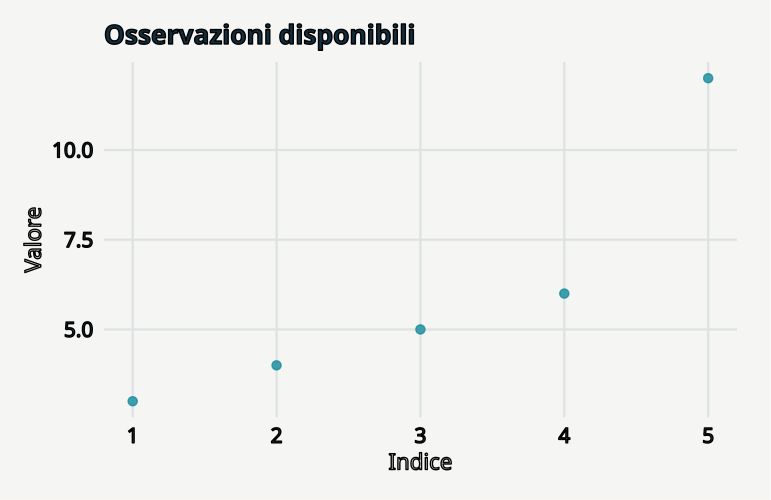

Write the R code that produced this figure.
# GeoStat Lab — funzioni comuni. R >= 4.3; ggplot2 >= 3.4; jsonlite.
suppressPackageStartupMessages(library(ggplot2))
col_geo <- c('#168B9C','#BC5B35','#7054A4','#A17B19','#227864','#64748B')
theme_set(theme_minimal(base_size=17, base_family='sans') + theme(
  plot.background=element_rect(fill='#F5F6F3',colour=NA),
  panel.background=element_rect(fill='#F5F6F3',colour=NA),
  panel.grid.minor=element_blank(),panel.grid.major=element_line(colour='#DCE3E2'),
  plot.title=element_text(size=19,face='bold',colour='#122D3B'),
  plot.subtitle=element_text(size=13,colour='#405560',margin=margin(b=12)),
  axis.text=element_text(size=15,colour='#273E4A'),axis.title=element_text(size=16),
  legend.position='bottom',legend.title=element_blank(),legend.text=element_text(size=14),
  strip.text=element_text(size=15,face='bold'),plot.margin=margin(18,24,18,18)))
metric <- function(...) data.frame(grandezza=names(c(...)),valore=as.character(c(...)),check.names=FALSE)
f <- function(x,d=3) {out<-formatC(x,digits=d,format='fg');out[!is.finite(x)]<-'Non definito';out}
line_plot <- function(d,x='x',y='y',title='',xl=x,yl=y,group=NULL) {
 p<-ggplot(d,aes(x=.data[[x]],y=.data[[y]]))
 if(is.null(group)) p<-p+geom_line(colour=col_geo[1],linewidth=1.05) else p<-p+aes(colour=.data[[group]],group=.data[[group]])+geom_line(linewidth=1)+scale_colour_manual(values=col_geo)
 p+labs(title=title,x=xl,y=yl)
}
point_plot <- function(d,x='x',y='y',title='',xl=x,yl=y,group=NULL) {
 p<-ggplot(d,aes(x=.data[[x]],y=.data[[y]]))
 if(is.null(group))p<-p+geom_point(colour=col_geo[1],size=2.5,alpha=.8) else p<-p+aes(colour=.data[[group]])+geom_point(size=2.7,alpha=.85)+scale_colour_manual(values=col_geo)
 p+labs(title=title,x=xl,y=yl)
}
hist_plot<-function(x,title='',xl='Valore',bins=20)ggplot(data.frame(x=x),aes(x))+geom_histogram(bins=bins,fill=col_geo[1],colour='#F5F6F3')+labs(title=title,x=xl,y='Frequenza')
bar_plot<-function(d,x='gruppo',y='valore',title='',yl='Valore')ggplot(d,aes(x=.data[[x]],y=.data[[y]],fill=.data[[x]]))+geom_col(width=.65)+scale_fill_manual(values=rep(col_geo,length.out=length(unique(d[[x]])) ))+guides(fill='none')+labs(title=title,x=NULL,y=yl)
map_plot<-function(d,z='z',title='',xl='Est [km]',yl='Nord [km]')ggplot(d,aes(x,y,fill=.data[[z]]))+geom_raster()+coord_equal()+scale_fill_gradientn(colours=c('#153F56','#298C9C','#B8CDB2','#F1D889','#AD542F'))+labs(title=title,x=xl,y=yl)
acf_data<-function(x,lag=20){a<-acf(x,lag.max=min(lag,length(x)-1),plot=FALSE);data.frame(x=as.vector(a$lag)[-1],y=as.vector(a$acf)[-1])}
# AR(1), distribuzione marginale stazionaria N(0, 1).
ar_series<-function(n,rho){x<-numeric(n);x[1]<-rnorm(1);for(i in 2:n)x[i]<-rho*x[i-1]+sqrt(1-rho^2)*rnorm(1);x}
# Distanze euclidee in unità metriche già dichiarate; nessuna conversione implicita di CRS.
dist_cross<-function(a,b)sqrt(outer(a[,1],b[,1],'-')^2+outer(a[,2],b[,2],'-')^2)
# Predittore IDW: i punti coincidenti ricevono esattamente il valore osservato.
idw<-function(xy,z,new,power=2){dd<-dist_cross(new,xy);apply(dd,1,function(d)if(any(d<1e-10))mean(z[d<1e-10])else weighted.mean(z,d^(-power)))}
# CART didattico binario: divisioni assiali che minimizzano l'impurità di Gini.
cart_fit<-function(x,y,depth=2,minleaf=4){
 node<-list(p=mean(y),n=length(y));if(depth<1||length(unique(y))<2||length(y)<2*minleaf)return(node)
 best<-Inf
 for(j in seq_len(ncol(x))){v<-sort(unique(x[,j])); if(length(v)<2)next
  for(cut in (head(v,-1)+tail(v,-1))/2){left<-x[,j]<=cut;nl<-sum(left);nr<-sum(!left);if(min(nl,nr)<minleaf)next
   score<-nl*mean(y[left])*(1-mean(y[left]))+nr*mean(y[!left])*(1-mean(y[!left]))
   if(score<best){best<-score;node$j<-j;node$cut<-cut;split<-left}
  }
 }
 if(is.finite(best)){node$left<-cart_fit(x[split,,drop=FALSE],y[split],depth-1,minleaf);node$right<-cart_fit(x[!split,,drop=FALSE],y[!split],depth-1,minleaf)};node
}
cart_predict<-function(tree,x)apply(x,1,function(row){t<-tree;while(!is.null(t$j))t<-if(row[t$j]<=t$cut)t$left else t$right;t$p})

p <- list(missing = "no", seed = 17)
set.seed(p$seed)
x <- c(3, 4, 5, 6, 12)

if (p$missing == "yes") x[5] <- NA

data <- data.frame(indice = 1:5, valore = x)

plots <- list(point_plot(data, "indice", "valore", "Osservazioni disponibili", "Indice", 
    "Valore"))

metrics <- metric(`Osservazioni disponibili` = sum(!is.na(x)), `mean(x)` = as.character(mean(x)), 
    `mean(x, na.rm=TRUE)` = f(mean(x, na.rm = TRUE)))
print(metrics,row.names=FALSE)
ggplot2::ggsave('t00-errori-A.svg',plots[[1]],device=svglite::svglite,width=7.7,height=5.0,bg='#F8F6F1')
